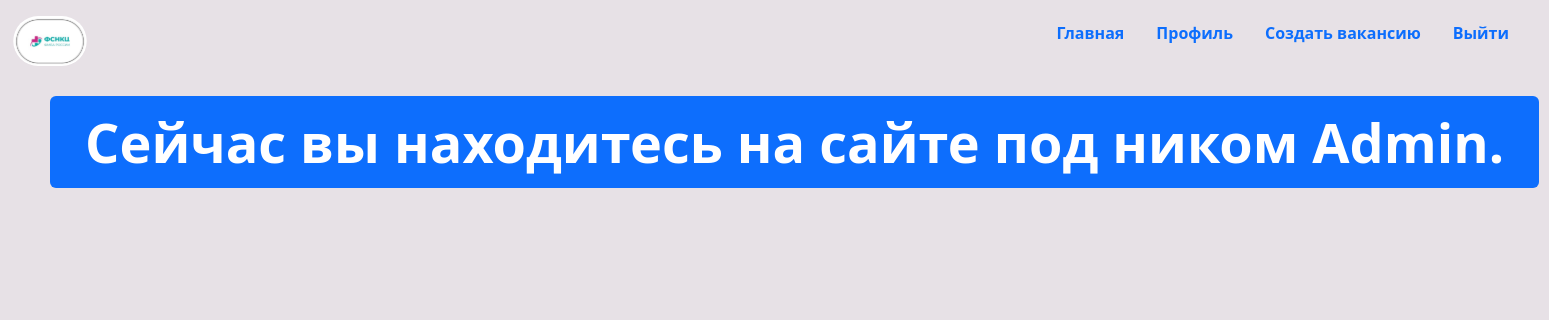
/profile/ (signed in), run on an earlier commit of the app's database.
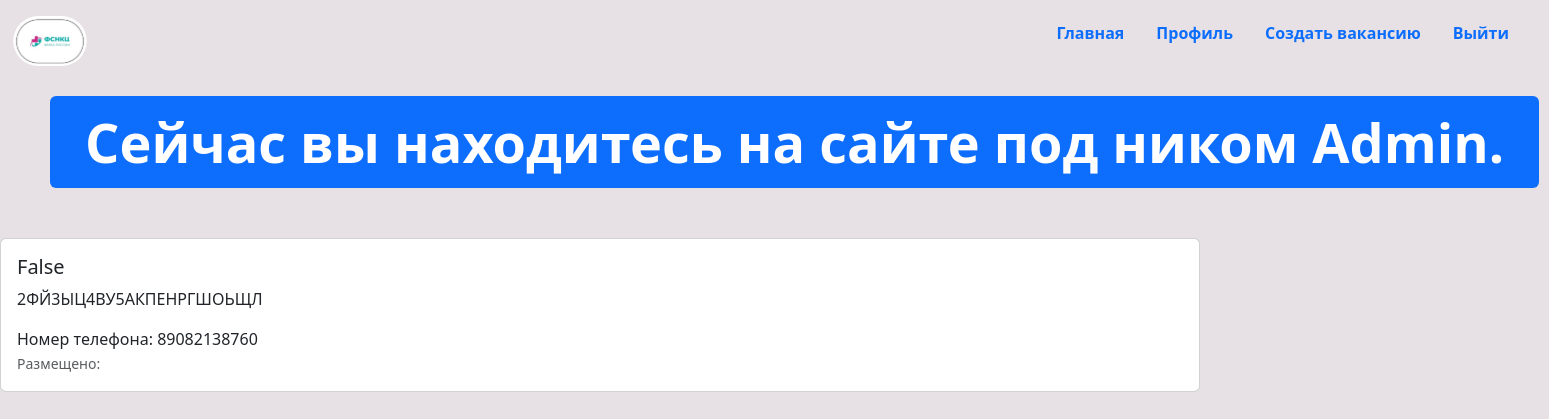
And on a later commit of the database.
### app_auth/models.py (models this page shows)
class Resume(models.Model):
    user = models.ForeignKey(User, verbose_name="Пользователь", on_delete=models.CASCADE)
    commentary = models.TextField("Комментарий", blank=True)
    resume = models.FileField("Резюме", upload_to='app_auth/')
    number_phone = models.CharField("Номер телефона", max_length=12)
    is_answered = models.BooleanField(default=False)
    vacation_id = models.IntegerField("ID вакансии")

### app_auth/views.py (the view)
# urls.py: path('profile/', profile_view, name='profile'),
@login_required(login_url=reverse_lazy('login'))
def profile_view(request):
    user = request.user
    resumes = Resume.objects.filter(user=user)
    return render(request, 'app_auth/profile.html', {'resumes': resumes})

### templates/app_auth/profile.html (shortened to what this page needs)
{% extends 'base.html' %}
{% load static %}
{% block body %}
<div class="col" style="margin: 50px;">
  <div class="display-2">
    <span class="badge bg-primary">Сейчас вы находитесь на сайте под ником {{ user }}.</span>
  </div>
</div>
{% for resume in resumes %}
    <div class="card mb-2" style="max-width: 1200px; margin-top: 20px;">
        <div class="col-md-8">
          <div class="card-body">
            <h5 class="card-title">
              {{ resume.is_answered }}
            </h5>
              <p class="card-text">
                {{ resume.commentary }}
              </p>
              <span>Номер телефона: {{  resume.number_phone }}</span>
              <p class="card-text"><small class="text-muted">Размещено: {{ resume.create_at }}</small></p>
          </div>
        </div>
      </div>
    {% endfor %}
{% endblock %}

What changed in the data, as far as the page shows it:
added Resume: is_answered "False", commentary "2ФЙ3ЫЦ4ВУ5АКПЕНРГШОЬЩЛ", number_phone "89082138760"
